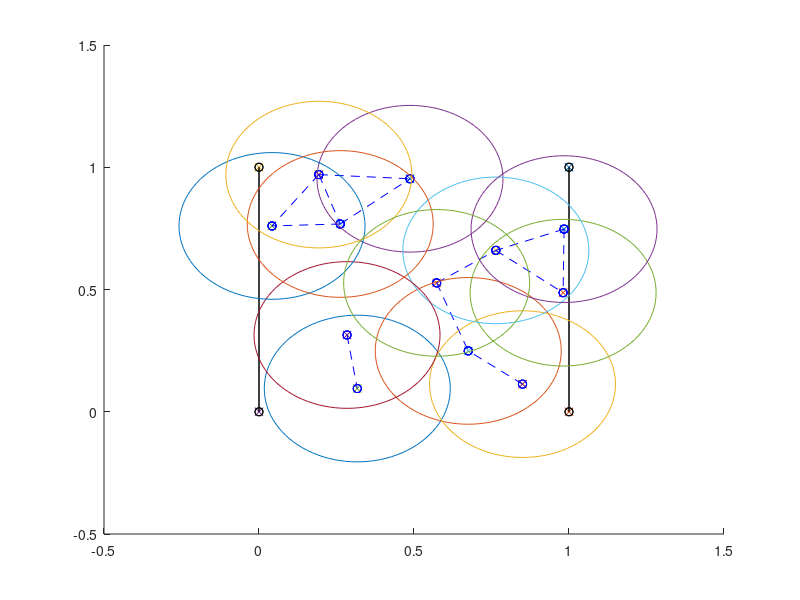

MATLAB code for this plot:
clear;
numNodes = 12
node = [0.317 0.095;0.675 0.249;0.85 0.113;0.487 0.953;0.981 0.487;0.764 0.66;0.284 0.314;0.042 0.76;0.262 0.768;0.193 0.97;0.984 0.747;0.573 0.527]; 
CommR = 0.3;
SensR= 0.3; 
%{for i=1:numNodes 
%    node(i,1)=rand
%    node(i,2)=rand
%end
figure()
hold on
    scatter(1,1,'x')
    scatter(1,0,'x')
    scatter(0,1,'x')
    scatter(0,0,'x')
    plot([0 0],[0 1],'k-o')
    plot([0 0],[1 0],'k-o')
    plot([1 1],[0 1],'k-o')
    plot([1 1],[1 0],'k-o')
for i=1:numNodes 
    scatter(node(i,1),node(i,2),'x')
end
for y=1:numNodes
    for j=1:numNodes
        Distance(y,j)=sqrt((node(y,1)-node(j,1))^2+(node(y,2)-node(j,2))^2)
    end
end 
c=0
test = 0
k=zeros([numNodes 1])
for i=1:numNodes
    c=c+1
    for y=1:c
        if Distance(i,y)<=CommR
            plot([node(i,1) node(y,1)],[node(i,2) node(y,2)],'b--o')
            k(i)=k(i)+1
        end
    end 
end 
for i=1:numNodes
   th = 0:pi/50:2*pi;
    xunit = SensR * cos(th) + node(i,1);
    yunit = SensR * sin(th) + node(i,2);
    plot(xunit, yunit);
end 

